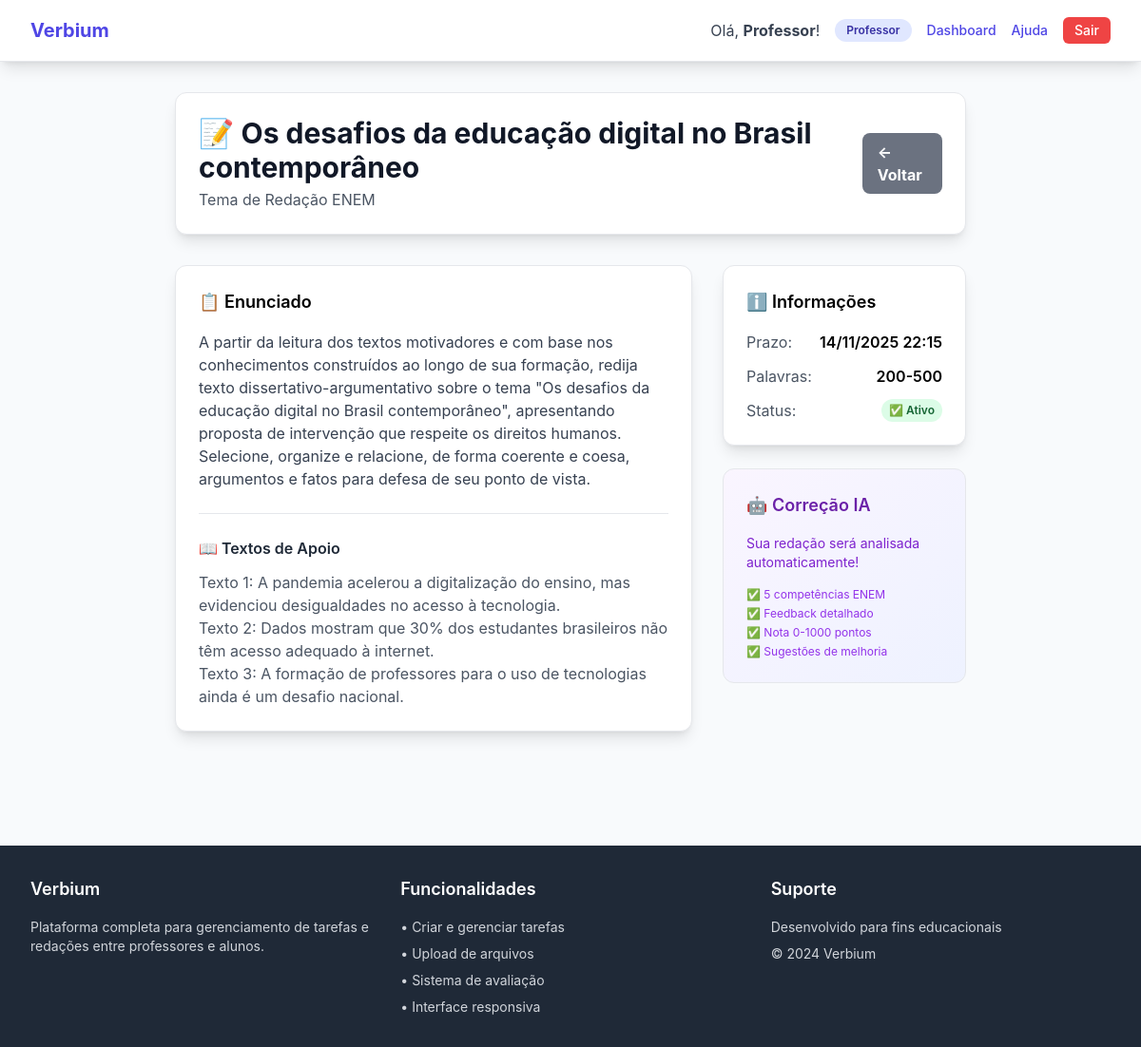
Screenshot of /redacoes/tema/2/ (signed in) with the database file from the repository.
### tarefas/models_redacao.py (models this page shows, shortened)
class RedacaoTema(models.Model):
    professor = models.ForeignKey(User, on_delete=models.CASCADE,
                                  limit_choices_to={'is_superuser': True},
                                  related_name='temas_redacao')
    titulo = models.CharField(max_length=200, verbose_name='Título do Tema')
    enunciado = models.TextField(verbose_name='Enunciado Completo')
    textos_apoio = models.TextField(blank=True, verbose_name='Textos de Apoio')
    arquivo_tema = models.FileField(upload_to='redacao_temas/', blank=True, null=True, verbose_name='Arquivo do Tema (PDF)')
    data_publicacao = models.DateTimeField(default=timezone.now)
    data_expiracao = models.DateTimeField(verbose_name='Prazo de Entrega')
    palavras_min = models.IntegerField(default=200, verbose_name='Mínimo de Palavras')
    palavras_max = models.IntegerField(default=500, verbose_name='Máximo de Palavras')
    ativo = models.BooleanField(default=True)
    class Meta:
        verbose_name = 'Tema de Redação'
        verbose_name_plural = 'Temas de Redação'
        ordering = ['-data_publicacao']
    def is_expired(self):
        return self.data_expiracao < timezone.now()

### tarefas/views_redacao_extra.py (the view)
# urls.py: path('redacoes/tema/<int:tema_id>/', detalhe_tema, name='detalhe_tema'),
@login_required
def detalhe_tema(request, tema_id):
    tema = get_object_or_404(RedacaoTema, id=tema_id, ativo=True)
    entrega_existente = None
    if not request.user.is_superuser:
        entrega_existente = RedacaoEntrega.objects.filter(tema=tema, aluno=request.user).first()
    return render(request, 'redacao/detalhe_tema.html', {
        'tema': tema,
        'entrega_existente': entrega_existente
    })

### templates/redacao/detalhe_tema.html (shortened to what this page needs)
{% extends 'base.html' %}
{% block content %}
<div class="max-w-4xl mx-auto px-4 sm:px-6 lg:px-8 py-8">
    <header class="mb-8 bg-white p-6 rounded-xl shadow-lg border">
        <div class="flex justify-between items-center">
            <div>
                <h1 class="text-3xl font-bold text-gray-900">📝 {{ tema.titulo }}</h1>
                <p class="text-gray-600 mt-1">Tema de Redação ENEM</p>
            </div>
            <a href="{% url 'tarefas:lista_redacoes' %}" class="bg-gray-500 hover:bg-gray-600 text-white font-bold py-2 px-4 rounded-lg">
                ← Voltar
            </a>
        </div>
    </header>
    <div class="grid grid-cols-1 lg:grid-cols-3 gap-8">
        <div class="lg:col-span-2">
            <div class="bg-white p-6 rounded-xl shadow-lg border mb-6">
                <h3 class="text-lg font-semibold mb-4">📋 Enunciado</h3>
                <div class="text-gray-700 mb-6">{{ tema.enunciado|linebreaks }}</div>
                {% if tema.textos_apoio %}
                <div class="border-t pt-6">
                    <h4 class="font-semibold text-gray-800 mb-3">📖 Textos de Apoio</h4>
                    <div class="text-gray-600">{{ tema.textos_apoio|linebreaks }}</div>
                </div>
                {% endif %}
            </div>
        </div>
        <div class="lg:col-span-1">
            <div class="bg-white p-6 rounded-xl shadow-lg border mb-6">
                <h3 class="text-lg font-semibold mb-4">ℹ️ Informações</h3>
                <div class="space-y-3">
                    <div class="flex justify-between">
                        <span class="text-gray-600">Prazo:</span>
                        <span class="font-semibold">{{ tema.data_expiracao|date:"d/m/Y H:i" }}</span>
                    </div>
                    <div class="flex justify-between">
                        <span class="text-gray-600">Palavras:</span>
                        <span class="font-semibold">{{ tema.palavras_min }}-{{ tema.palavras_max }}</span>
                    </div>
                    <div class="flex justify-between">
                        <span class="text-gray-600">Status:</span>
                        {% if tema.is_expired %}
                            <span class="px-2 py-1 bg-red-100 text-red-800 rounded-full text-xs font-semibold">⏰ Expirado</span>
                        {% else %}
                            <span class="px-2 py-1 bg-green-100 text-green-800 rounded-full text-xs font-semibold">✅ Ativo</span>
                        {% endif %}
                    </div>
                </div>
            </div>
            <div class="bg-gradient-to-br from-purple-50 to-indigo-50 p-6 rounded-xl border">
                <h3 class="text-lg font-semibold mb-4 text-purple-800">🤖 Correção IA</h3>
                <p class="text-sm text-purple-700 mb-4">Sua redação será analisada automaticamente!</p>
                <ul class="text-xs text-purple-600 space-y-1">
                    <li>✅ 5 competências ENEM</li>
                    <li>✅ Feedback detalhado</li>
                    <li>✅ Nota 0-1000 pontos</li>
                    <li>✅ Sugestões de melhoria</li>
                </ul>
            </div>
        </div>
    </div>
</div>
{% endblock %}

### templates/base.html (shortened to what this page needs)
<!DOCTYPE html>
<html lang="pt-br">
<head>
    <script src="https://cdn.tailwindcss.com"></script>
</head>
<body class="min-h-screen">
    <nav class="bg-white shadow-lg border-b">
        <div class="max-w-7xl mx-auto px-4 sm:px-6 lg:px-8">
            <div class="flex justify-between h-16">
                <div class="flex items-center">
                    <a href="{% url 'tarefas:home' %}" class="text-xl font-bold text-indigo-600 hover:text-indigo-800 transition duration-150">Verbium</a>
                </div>
                <div class="flex items-center space-x-4">
                    {% if user.is_authenticated %}
                        <span class="text-gray-700">Olá, <strong>{{ user.first_name|default:user.username }}</strong>!</span>
                        {% if user.is_superuser %}
                            <span class="px-3 py-1 bg-indigo-100 text-indigo-800 rounded-full text-xs font-semibold">Professor</span>
                            <a href="{% url 'tarefas:dashboard' %}" class="text-indigo-600 hover:text-indigo-800 font-medium text-sm">Dashboard</a>
                            <a href="{% url 'tarefas:ajuda' %}" class="text-indigo-600 hover:text-indigo-800 font-medium text-sm">Ajuda</a>
                        {% endif %}
                        <a href="{% url 'tarefas:logout' %}" class="bg-red-500 hover:bg-red-600 text-white px-3 py-1 rounded-md text-sm font-medium transition duration-150">Sair</a>
                    {% else %}
                        <a href="/auth/login/" class="bg-indigo-600 hover:bg-indigo-700 text-white px-4 py-2 rounded-md font-medium transition duration-150">Entrar</a>
                    {% endif %}
                </div>
            </div>
        </div>
    </nav>
    <main>
        {% block content %}
        {% endblock %}
    </main>
    <footer class="bg-gray-800 text-white py-8 mt-16">
        <div class="max-w-7xl mx-auto px-4 sm:px-6 lg:px-8">
            <div class="grid grid-cols-1 md:grid-cols-3 gap-8">
                <div>
                    <h3 class="text-lg font-semibold mb-4">Verbium</h3>
                    <p class="text-gray-300 text-sm">Plataforma completa para gerenciamento de tarefas e redações entre professores e alunos.</p>
                </div>
                <div>
                    <h3 class="text-lg font-semibold mb-4">Funcionalidades</h3>
                    <ul class="text-gray-300 text-sm space-y-2">
                        <li>• Criar e gerenciar tarefas</li>
                        <li>• Upload de arquivos</li>
                        <li>• Sistema de avaliação</li>
                        <li>• Interface responsiva</li>
                    </ul>
                </div>
                <div>
                    <h3 class="text-lg font-semibold mb-4">Suporte</h3>
                    <p class="text-gray-300 text-sm mb-2">Desenvolvido para fins educacionais</p>
                    <p class="text-gray-300 text-sm">&copy; 2024 Verbium</p>
                </div>
            </div>
        </div>
    </footer>
</body>
</html>

### templates/base.html (style rules this page uses)
body { background-color: #f8fafc; font-family: 'Inter', -apple-system, BlinkMacSystemFont, sans-serif; }

### rows the page displays
RedacaoTema: titulo "Os desafios da educação digital no Brasil contemporâneo", enunciado "A partir da leitura dos textos motivadores e com base nos conhecimentos construídos ao longo de sua formação, redija texto dissertativo-argumentativo sobre o tema \"Os desafios da educação digital no Brasil contemporâneo\", apresentando proposta de intervenção que respeite os direitos humanos. Selecione, organize e relacione, de forma coerente e coesa, argumentos e fatos para defesa de seu ponto de vista.", textos_apoio "Texto 1: A pandemia acelerou a digitalização do ensino, mas evidenciou desigualdades no acesso à tecnologia. Texto 2: Dados mostram que 30% dos estudantes brasileiros não têm acesso adequado à internet. Texto 3: A formação de professores para o uso de tecnologias ainda é um desafio nacional.", data_expiracao "14/11/2025 22:15", palavras_min "200", palavras_max "500"

### other values shown
{{ user.first_name|default:user.username }} "Professor"
